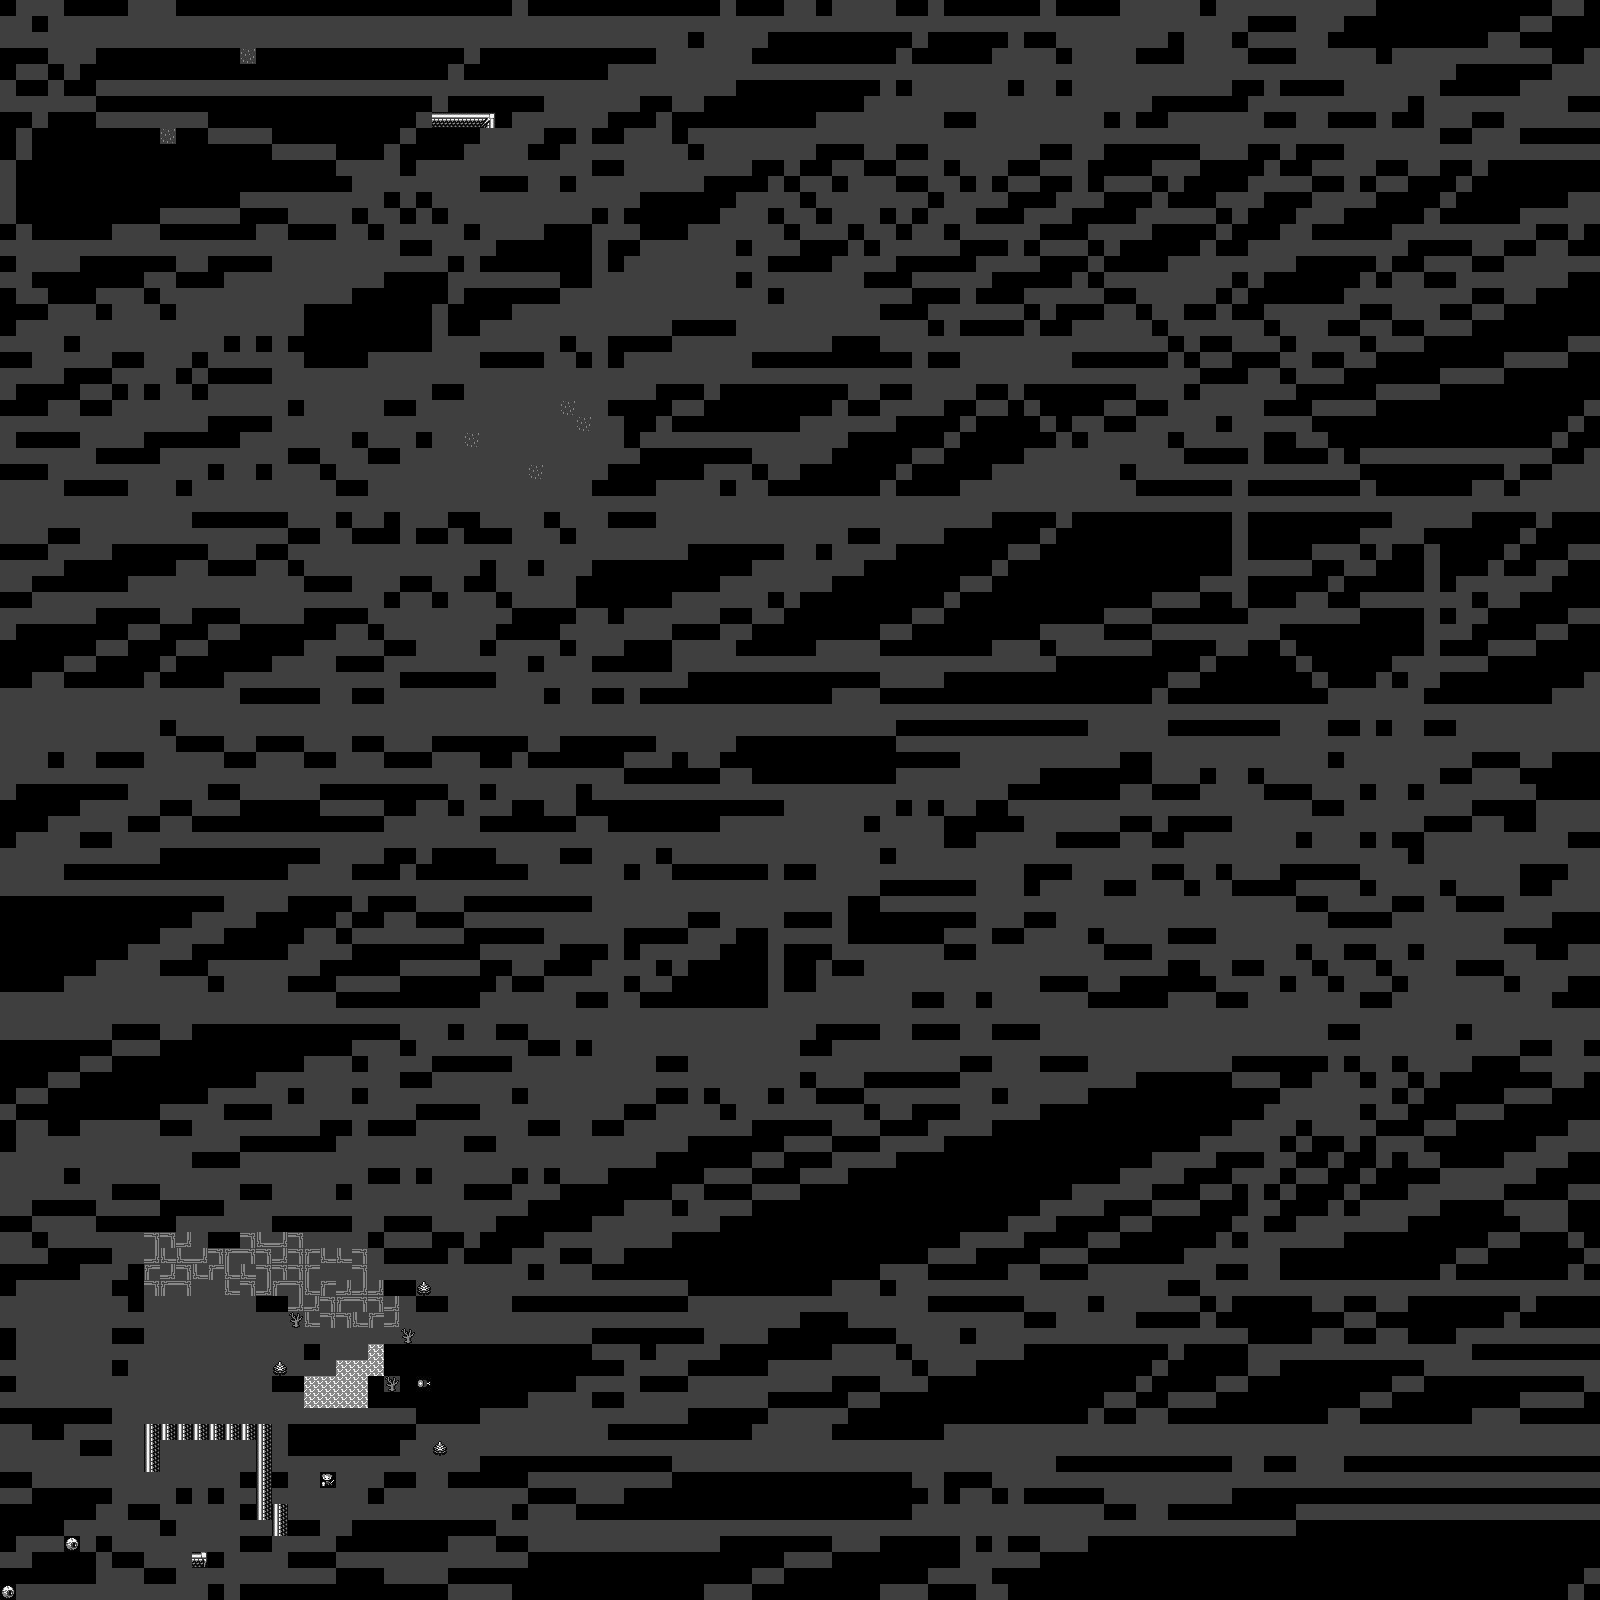

Below is a game level as drawn by its tile map, then a one-line description and the .tmx that defines it (tile-layer data replaced by summaries):
An orthogonal 100x100 tile map with 16x16 px tiles, 2 tile layers (Tile Layer 1, walls) and 2 objects (Town, PlayerStart).

<map version="1.0" orientation="orthogonal" width="100" height="100" tilewidth="16" tileheight="16">
 <tileset firstgid="1" name="basic" tilewidth="16" tileheight="16">
  <image source="../sheets/bitrpg.png" width="160" height="448" />
  <tile id="190">
   <properties>
    <property name="player" value="1" />
    <property name="unittype" value="human" />
   </properties>
  </tile>
  <tile id="216">
   <properties>
    <property name="unittype" value="eyemonster" />
   </properties>
  </tile>
 </tileset>
 <layer name="Tile Layer 1" width="100" height="100">
  <data>[10000 cells, 5790 non-empty, 15 distinct tile ids]</data>
 </layer>
 <layer name="walls" width="100" height="100">
  <properties>
   <property name="collision" value="true" />
  </properties>
  <data>[10000 cells, 17 non-empty, 1 distinct tile ids]</data>
 </layer>
 <objectgroup name="regions" width="100" height="100">
  <object name="Town" x="122" y="1425" width="164" height="113">
   <properties>
    <property name="tint" value="DDBBAA" />
   </properties>
  </object>
  <object name="PlayerStart" x="316" y="1464" width="26" height="32" />
 </objectgroup>
</map>